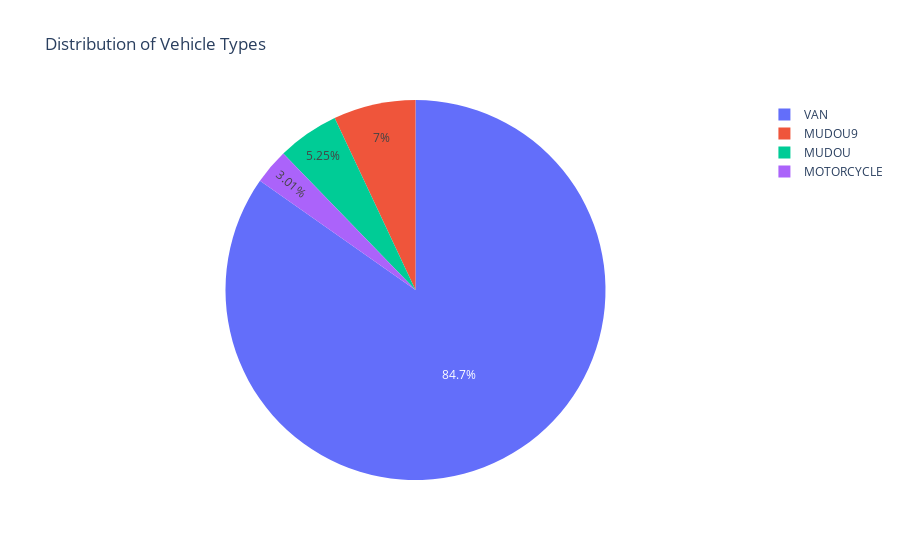

Notebook code for this chart:
### Code cell
fig = go.Figure(data=[go.Pie(labels=vtype, values=type_count)])
fig.update_layout(title='Distribution of Vehicle Types')
fig.show()

### Figure 1 — Plotly figure (JSON) as saved in the notebook; plotly's stock layout.template omitted (floating-point values rounded to 4 significant figures)
{"data": [{"labels": ["MOTORCYCLE", "VAN", "MUDOU", "MUDOU9"], "type": "pie", "values": [304, 8563, 531, 707]}], "layout": {"title": {"text": "Distribution of Vehicle Types"}}}
